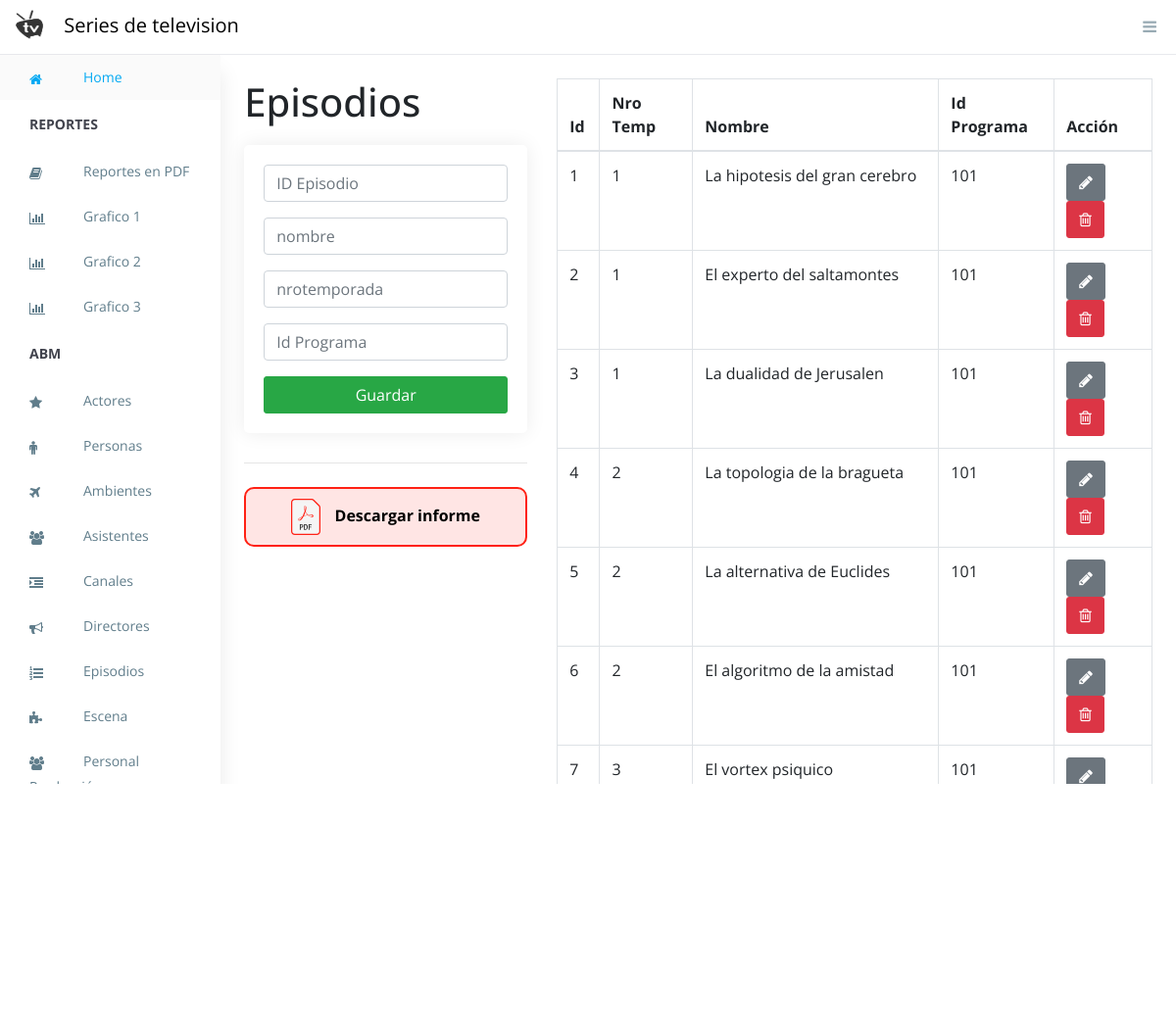
/episodios.php (signed in), run on the app's committed database.
### tables this page shows
CREATE TABLE `episodio` (
  `idepi` int(11) NOT NULL,
  `nombre` text,
  `nrotemporada` int(11) DEFAULT NULL,
  `idProg` int(11) NOT NULL
);

### episodios.php (the view, shortened to what this page needs)
<?php include('session.php');?>
<?php include("partes/header.php")?>
<div class="container contenedor p-4">
    <div class="row">
        <div class="col-md-4">
                <h1>Episodios</h1>
            <div class="card card-body">
                <form action="addepisodio.php" method="POST">
                    <div class="form-group">
                        <input type="text" name="idepi" class="form-control" placeholder="ID Episodio" autofocus required>
                    </div>
                    <div class="form-group">
                        <input type="text" name="nombre" class="form-control" placeholder="nombre" pattern="[a-zA-ZàáâäãåąčćęèéêëėįìíîïłńòóôöõøùúûüųūÿýżźñçčšžÀÁÂÄÃÅĄĆČĖĘÈÉÊËÌÍÎÏĮŁŃÒÓÔÖÕØÙÚÛÜŲŪŸÝŻŹÑßÇŒÆČŠŽ∂ð ,.'-]{2,48}" autofocus required>
                    </div>
                    <div class="form-group">
                        <input type="number" name="nrotemporada" rows="2" class="form-control" placeholder="nrotemporada" autofocus min="1" max="200" autofocus required >
                    </div>
                    <div class="form-group">
                        <input type="text" name="idprog" rows="2" class="form-control" placeholder="Id Programa" autofocus required>
                    </div>
                    <input type="submit" class="btn btn-success btn-block"
                    name="addepisodio" value="Guardar">
                </form>
            </div>
            <hr class="mb-4">
            <a href="listas_pdf/listaEpisodioPDF.php">
            <div class="boton-pdf">
                <img src="assets/pdf.svg" style="margin-right: 10px" width="30px" alt="">
                Descargar informe
            </div>
            </a>
        </div>
        <div class="col-md-8">
                <table class="table table-bordered">
                    <thead>
                        <tr>
                            <th>Id</th>
                            <th>Nro Temp</th>
                            <th>Nombre</th>
                            <th>Id Programa</th>
                            <th>Acción</th>
                        </tr>
                    </thead>
                    <tbody>
                        <?php
                        $query = "SELECT * FROM episodio";
                        $result_tasks = mysqli_query($conexion,$query);
                        while($row = mysqli_fetch_array($result_tasks)){ ?>
                            <tr>
                                <td><?php echo $row['idepi']?></td>
                                <td><?php echo $row['nrotemporada']?></td>
                                <td><?php echo $row['nombre']?></td>
                                <td><?php echo $row['idProg']?></td>
                                <td>
                                    <a href="editespisodio.php?idepi=<?php echo $row['idepi']?>" class="btn btn-secondary">
                                        <i class="fa fa-pencil"></i>
                                    </a>
                                    <a href="eliepisodio.php?idepi=<?php echo $row['idepi']?>" class="btn btn-danger">
                                        <i class="fa fa-trash-o"></i>
                                    </a>
                                </td>
                            </tr>
                       <?php }
                        ?>
                    </tbody>
                </table>
        </div>
    </div>
</div>
<?php include("partes/footer.php")?>

### assets/css/style.css (style rules this page uses)
.contenedor { overflow-y: auto; padding-bottom: 63px !important; }
html, body { height: 100%; overflow-y: hidden; }
.boton-pdf { border: #FF2114 2px solid; border-radius: 10px; padding: 10px; text-align: center; background: #ffe5e4; color: black; font-weight: bold; }
.card.card-body { padding: 20px !important; margin-top: 20px; }
.contenedor { overflow-y: auto; }
body { font-family: "Open Sans", sans-serif; font-size: 16px; width: 100%; }
a, button { text-decoration: none; outline: none !important; color: #878787; -webkit-transition: all 0.25s ease; transition: all 0.25s ease; }
h1, h2, h3, h4, h5, h6 { margin: 0; }
img { max-width: 100%; }
.btn, button, input, textarea { -webkit-box-shadow: none; box-shadow: none; outline: 0 !important; }
.btn { border-radius: 3px; }
.card { margin-bottom: 1.875em; border-radius: 5px; padding: 0; border: 0px solid transparent; -webkit-box-shadow: 0 0 20px rgba(0, 0, 0, 0.08); box-shadow: 0 0 20px rgba(0, 0, 0, 0.08); }
.btn, .button { display: inline-block; font-weight: 400; text-align: center; white-space: nowrap; vertical-align: middle; -webkit-transition: all .15s ease-in-out; transition: all .15s ease-in-out; border-radius: 3; cursor: pointer; }
@media (max-width: 1368px) { .card-body { padding: 15px; } }

### data on the page
episodio: idepi "1", nrotemporada "1", nombre "La hipotesis del gran cerebro", idProg "101"
episodio: idepi "2", nrotemporada "1", nombre "El experto del saltamontes", idProg "101"
episodio: idepi "3", nrotemporada "1", nombre "La dualidad de Jerusalen", idProg "101"
episodio: idepi "4", nrotemporada "2", nombre "La topologia de la bragueta", idProg "101"
episodio: idepi "5", nrotemporada "2", nombre "La alternativa de Euclides", idProg "101"
episodio: idepi "6", nrotemporada "2", nombre "El algoritmo de la amistad", idProg "101"
episodio: idepi "7", nrotemporada "3", nombre "El vortex psiquico", idProg "101"
